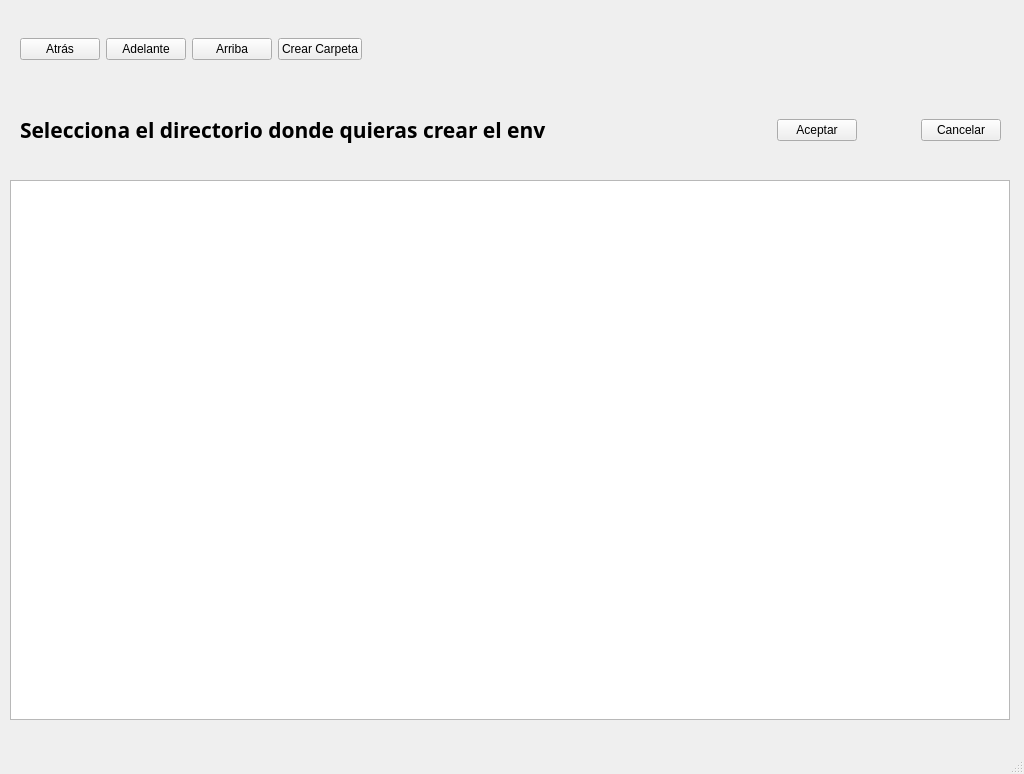
<?xml version="1.0" encoding="UTF-8"?>
<ui version="4.0">
 <class>MainWindow</class>
 <widget class="QMainWindow" name="MainWindow">
  <property name="geometry">
   <rect>
    <x>0</x>
    <y>0</y>
    <width>1024</width>
    <height>774</height>
   </rect>
  </property>
  <property name="minimumSize">
   <size>
    <width>1024</width>
    <height>774</height>
   </size>
  </property>
  <widget class="QWidget" name="centralwidget">
   <widget class="QTreeView" name="tree">
    <property name="geometry">
     <rect>
      <x>10</x>
      <y>180</y>
      <width>1000</width>
      <height>540</height>
     </rect>
    </property>
   </widget>
   <widget class="QWidget" name="horizontalLayoutWidget">
    <property name="geometry">
     <rect>
      <x>20</x>
      <y>19</y>
      <width>991</width>
      <height>61</height>
     </rect>
    </property>
    <layout class="QHBoxLayout" name="horizontalLayout">
     <item>
      <widget class="QPushButton" name="pushButton_4">
       <property name="text">
        <string>Atrás</string>
       </property>
       <property name="icon">
        <iconset>
         <normaloff>Iconos/back.png</normaloff>Iconos/back.png</iconset>
       </property>
      </widget>
     </item>
     <item>
      <widget class="QPushButton" name="pushButton_3">
       <property name="layoutDirection">
        <enum>Qt::RightToLeft</enum>
       </property>
       <property name="text">
        <string>Adelante</string>
       </property>
       <property name="icon">
        <iconset>
         <normaloff>Iconos/forward.png</normaloff>Iconos/forward.png</iconset>
       </property>
       <property name="autoDefault">
        <bool>false</bool>
       </property>
      </widget>
     </item>
     <item>
      <widget class="QPushButton" name="pushButton_Arriba">
       <property name="text">
        <string>Arriba</string>
       </property>
       <property name="icon">
        <iconset>
         <normaloff>Iconos/up.png</normaloff>Iconos/up.png</iconset>
       </property>
      </widget>
     </item>
     <item>
      <widget class="QPushButton" name="pushButton_Crear_Carpeta">
       <property name="text">
        <string>Crear Carpeta</string>
       </property>
       <property name="icon">
        <iconset>
         <normaloff>Iconos/folder.png</normaloff>Iconos/folder.png</iconset>
       </property>
      </widget>
     </item>
     <item>
      <spacer name="horizontalSpacer_5">
       <property name="orientation">
        <enum>Qt::Horizontal</enum>
       </property>
       <property name="sizeHint" stdset="0">
        <size>
         <width>40</width>
         <height>20</height>
        </size>
       </property>
      </spacer>
     </item>
    </layout>
   </widget>
   <widget class="QWidget" name="horizontalLayoutWidget_3">
    <property name="geometry">
     <rect>
      <x>20</x>
      <y>90</y>
      <width>981</width>
      <height>80</height>
     </rect>
    </property>
    <layout class="QHBoxLayout" name="horizontalLayout_3">
     <item>
      <widget class="QLabel" name="label">
       <property name="enabled">
        <bool>true</bool>
       </property>
       <property name="font">
        <font>
         <family>Sukar</family>
         <pointsize>16</pointsize>
         <weight>75</weight>
         <bold>true</bold>
        </font>
       </property>
       <property name="autoFillBackground">
        <bool>false</bool>
       </property>
       <property name="text">
        <string>Selecciona el directorio donde quieras crear el env</string>
       </property>
       <property name="wordWrap">
        <bool>false</bool>
       </property>
      </widget>
     </item>
     <item>
      <spacer name="horizontalSpacer_7">
       <property name="orientation">
        <enum>Qt::Horizontal</enum>
       </property>
       <property name="sizeHint" stdset="0">
        <size>
         <width>40</width>
         <height>20</height>
        </size>
       </property>
      </spacer>
     </item>
     <item>
      <layout class="QHBoxLayout" name="horizontalLayout_2">
       <item>
        <widget class="QPushButton" name="pushButton_Aceptar">
         <property name="text">
          <string>Aceptar</string>
         </property>
        </widget>
       </item>
       <item>
        <spacer name="horizontalSpacer_6">
         <property name="orientation">
          <enum>Qt::Horizontal</enum>
         </property>
         <property name="sizeHint" stdset="0">
          <size>
           <width>40</width>
           <height>20</height>
          </size>
         </property>
        </spacer>
       </item>
       <item>
        <widget class="QPushButton" name="pushButton_Cancelar">
         <property name="text">
          <string>Cancelar</string>
         </property>
        </widget>
       </item>
      </layout>
     </item>
    </layout>
   </widget>
  </widget>
  <widget class="QMenuBar" name="menubar">
   <property name="geometry">
    <rect>
     <x>0</x>
     <y>0</y>
     <width>1024</width>
     <height>26</height>
    </rect>
   </property>
  </widget>
  <widget class="QStatusBar" name="statusbar"/>
 </widget>
 <resources/>
 <connections/>
</ui>
